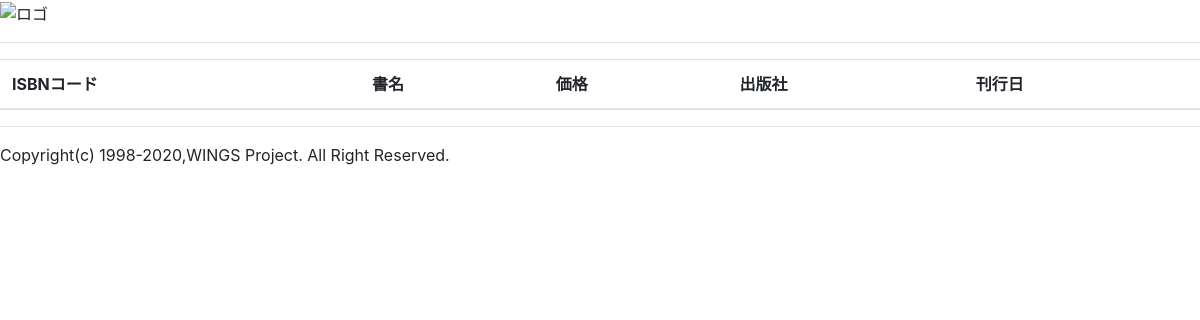
/main/exclude, run on an earlier commit of the app's database.
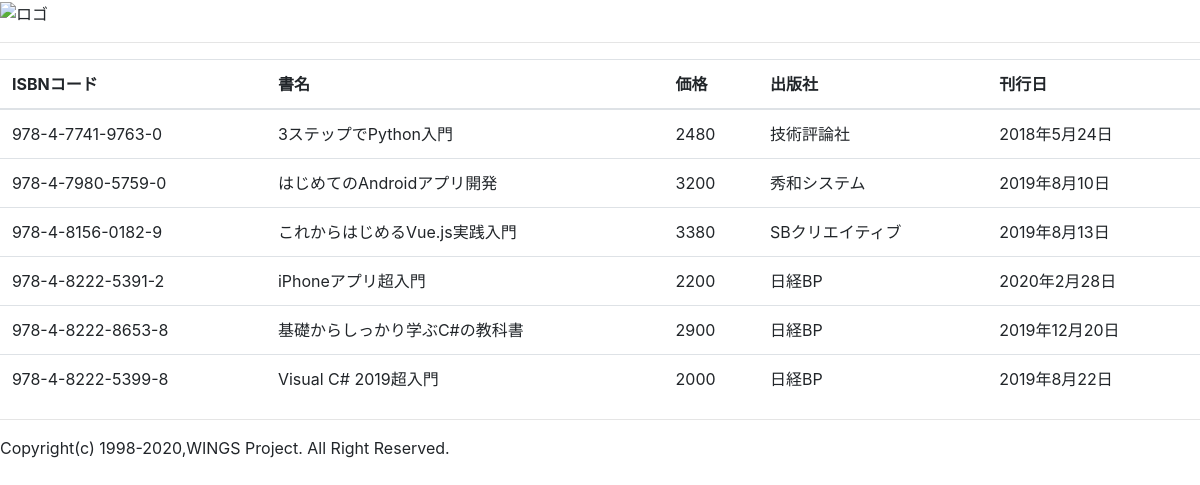
And on a later commit of the database.
### main/models.py (models this page shows, shortened)
class Book(models.Model):
    isbn = models.CharField(
        verbose_name='ISBNコード',
        max_length=20
    )
    title = models.CharField(
        verbose_name='書名',
        max_length=100
    )
    price = models.IntegerField(
        verbose_name='価格',
        default=0
    )
    publisher = models.CharField(
        verbose_name='出版社',
        max_length=50,
        choices=[
            ('翔泳社', '翔泳社'),
            ('技術評論社', '技術評論社'),
            ('秀和システム', '秀和システム'),
            ('SBクリエイティブ', 'SBクリエティブ'),
            ('日経BP', '日経BP'),
        ],
    )
    published = models.DateField(
        verbose_name='刊行日'
    )

### main/views.py (the view)
# urls.py: path('exclude', views.exclude, name='exclude'),
def exclude(request):
    books = Book.objects.exclude(publisher='翔泳社')
    return render(request, 'main/book_list.html', {
        'books': books,
    })

### main/templates/main/book_list.html (shortened to what this page needs)
{% extends 'main/layout.html' %}
{% block main %}
<table class="table">
    <thead>
        <th>ISBNコード</th>
        <th>書名</th>
        <th>価格</th>
        <th>出版社</th>
        <th>刊行日</th>
    </thead>
    <tbody>
        {% for b in books %}
        <tr>
            <td>{{b.isbn}}</td>
            <td>{{b.title}}</td>
            <td>{{b.price}}</td>
            <td>{{b.publisher}}</td>
            <td>{{b.published|date:'DATE_FORMAT'}}</td>
        </tr>
        {% endfor %}
    </tbody>
</table>
{% endblock %}

What changed in the data, as far as the page shows it:
added Book: isbn "978-4-7741-9763-0", title "3ステップでPython入門", price "2480", publisher "技術評論社", published "2018年5月24日"
added Book: isbn "978-4-7980-5759-0", title "はじめてのAndroidアプリ開発", price "3200", publisher "秀和システム", published "2019年8月10日"
added Book: isbn "978-4-8156-0182-9", title "これからはじめるVue.js実践入門", price "3380", publisher "SBクリエイティブ", published "2019年8月13日"
added Book: isbn "978-4-8222-5391-2", title "iPhoneアプリ超入門", price "2200", publisher "日経BP", published "2020年2月28日"
added Book: isbn "978-4-8222-8653-8", title "基礎からしっかり学ぶC#の教科書", price "2900", publisher "日経BP", published "2019年12月20日"
added Book: isbn "978-4-8222-5399-8", title "Visual C# 2019超入門", price "2000", publisher "日経BP", published "2019年8月22日"
